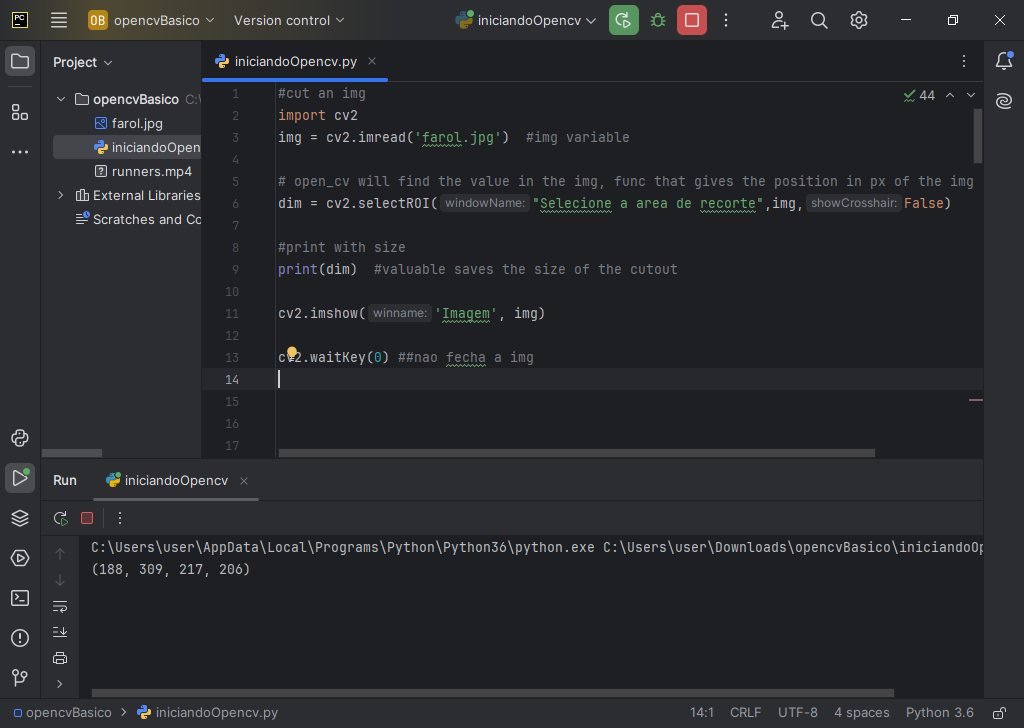
#> input picture 1_opencvBasic/1_img_open_cv/2 - recorta a imagem que deseja_opencv.png, 1024 x 728 px, given in place of piramide.jpg, which was not available
$ python iniciandoOpencv.py
#> lines starting #> are read from the running program, lines starting #| are printed output that depends on the picture; after the words box and inside, x2 and y2 are one past the last pixel; in counts of white or black regions, pixels touching at a corner belong together; pictures that were not available may be replaced by others from this repository, and a replacement may not be noted
# melhorar as imagens de numeros – transformacao morfologia
import cv2

#variaveis
img = cv2.imread('piramide.jpg') #carregar img = parametro
#> img is the input picture: shape (728, 1024, 3); mean B, G, R 43.8, 41.1, 39.7
img = cv2.resize(img,(500, 300)) #altera o tamanho da img
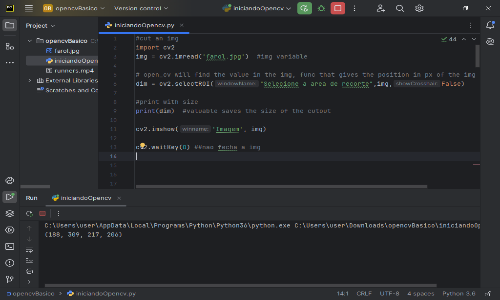
#> img: shape (300, 500, 3); mean B, G, R 43.9, 41.1, 39.7
imgCinza = cv2.cvtColor(img,cv2.COLOR_BGR2GRAY) #altera a cor da img p cinza
imgBlur = cv2.GaussianBlur(imgCinza,(7,7),0)    #aplicar a morfologia GaussianBlur = borrar a img
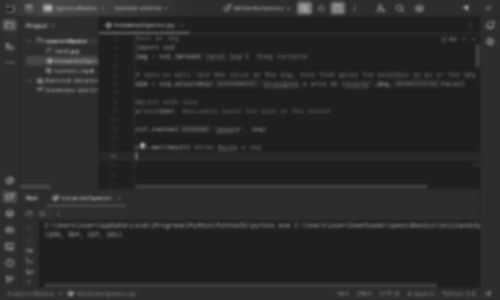
#> imgBlur: shape (300, 500); min 31, max 177, mean 41
# (imgCinza(7,7))  matriz, linhas que vao sofrer a alteracao
imgCanny = cv2.Canny(img,50,100)   #destacar os contornos dentro da imagem
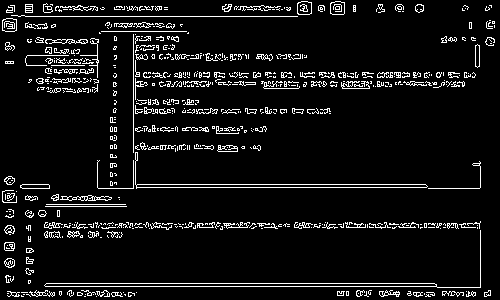
#> imgCanny: shape (300, 500); 7.2% white in thin lines or dots
imgDilat = cv2.dilate(imgCanny,(5,5),iterations=5) #dilatar a imagem de contornos (iterations=5) essa eh a dilatacao
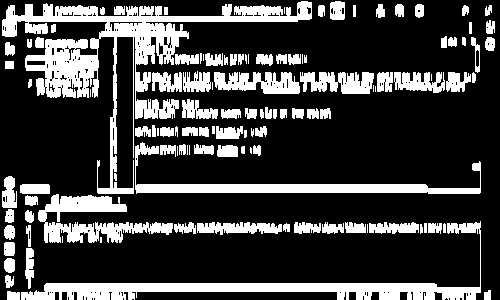
#> imgDilat: shape (300, 500); 25% white; 116 white regions (19 under 20 px), largest, box (x1, y1, x2, y2) and area: (2, 1, 312, 194) 10816, (21, 221, 481, 300) 5675, (135, 142, 481, 194) 3290
#matriz que sofrera alteracao na imagem = linhas e colunas (5,5)
imgErode = cv2.erode(imgCanny ,(5,5),iterations=2) # Erode  = ele eh ao contrario da dilatacao, ele  cria uma erosao na imagem ele desfragmenta o obj
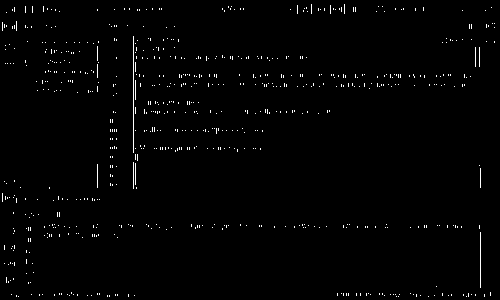
#> imgErode: shape (300, 500); 1.2% white in thin lines or dots
imgOpening = cv2.morphologyEx(imgCanny,cv2.MORPH_OPEN,(5,5)) # processo de Opening = erosao seguido da dilatação =  abertura da img = útil para tirar ruídos da img =
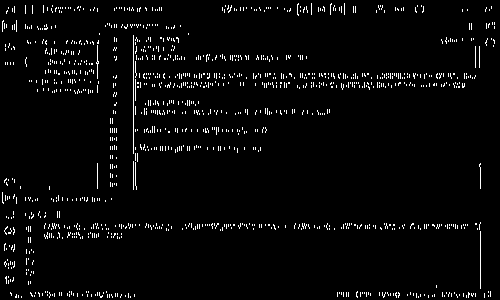
#> imgOpening: shape (300, 500); 3.2% white in thin lines or dots
# limpa e deixa a imagem limpa ela eh a img central
imgClosing = cv2.morphologyEx(imgCanny,cv2.MORPH_CLOSE,(5,5)) # processo de Closing  = MORPH_CLOSE  = ao contrario eh o processo de dilatação seguido de erosão =
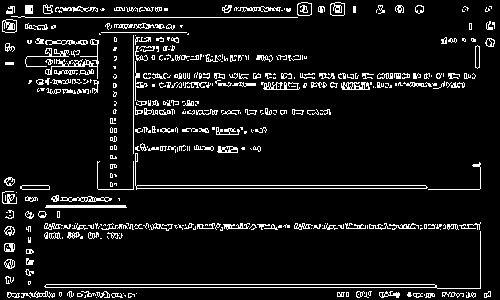
#> imgClosing: shape (300, 500); 8% white in thin lines or dots
# ele tentar limpar o objeto que esta na imagem = ele tenta fechar o objeto ele tira o ruído do objeto e não da imagem como um todo


#imshow para visualizar
#cv2.imshow('Img Original',img) #visualizar img
#cv2.imshow('Img Cinza',imgCinza)
#cv2.imshow('Img Bluer',imgBlur)
cv2.imshow('Img Canny',imgCanny)
#cv2.imshow('Img Dilat',imgDilat)
#cv2.imshow('Img Erode',imgErode)
cv2.imshow('Img Open',imgOpening)
cv2.imshow('Img Close',imgClosing)
cv2.waitKey(0)


# [145 lines of commented-out code are left out]

$ run again, on 1_opencvBasic/1_img_open_cv/3-recorta img - prompt com name and close windown.png
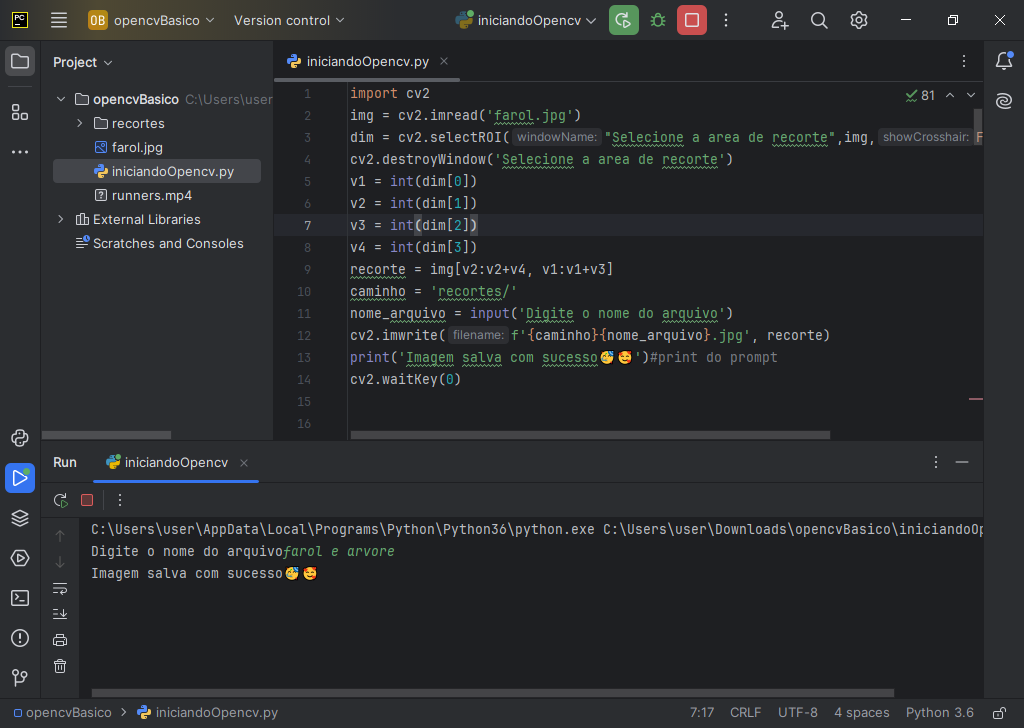
#> input picture 1_opencvBasic/1_img_open_cv/3-recorta img - prompt com name and close windown.png, 1024 x 728 px, given in place of piramide.jpg, which was not available
#> img is the input picture: shape (728, 1024, 3); mean B, G, R 45.2, 42.6, 41
#> img: shape (300, 500, 3)
#> `imgCanny = cv2.Canny(img,50,100)`:
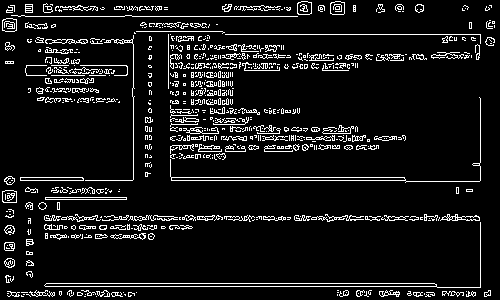
#> imgCanny: shape (300, 500); 8.6% white in thin lines or dots
#> imgDilat: shape (300, 500); 29.6% white; 73 white regions (9 under 20 px), largest, box (x1, y1, x2, y2) and area: (2, 1, 481, 199) 19077, (21, 214, 481, 300) 5904, (25, 39, 128, 108) 3706
#> imgErode: shape (300, 500); 1.4% white in thin lines or dots
#> imgOpening: shape (300, 500); 3.8% white in thin lines or dots
#> `imgClosing = cv2.morphologyEx(imgCanny,cv2.MORPH_CLOSE,(5,5))`:
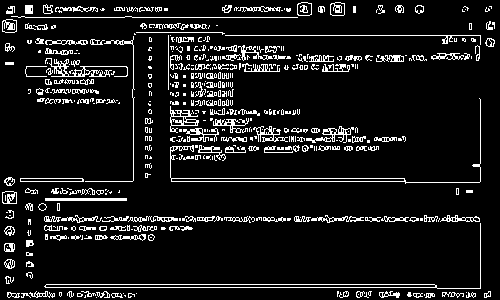
#> imgClosing: shape (300, 500); 9.6% white in thin lines or dots

$ run again, on 1_opencvBasic/1_img_open_cv/6 - Dilate - dilatar a imagem de contornos.png
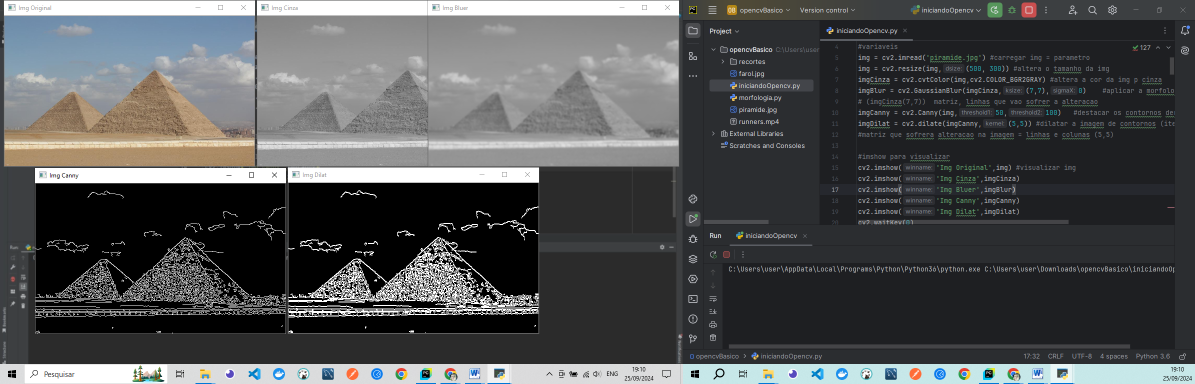
#> input picture 1_opencvBasic/1_img_open_cv/6 - Dilate - dilatar a imagem de contornos.png, 2390 x 768 px, given in place of piramide.jpg, which was not available (shown at 1/2 size)
#> img is the input picture: shape (768, 2390, 3); mean B, G, R 83.4, 82.4, 80.9
#> img: shape (300, 500, 3)
#> `imgCanny = cv2.Canny(img,50,100)`:
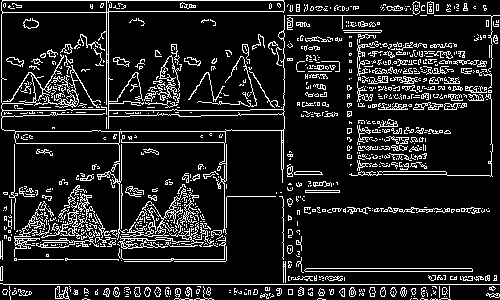
#> imgCanny: shape (300, 500); 12.9% white in thin lines or dots
#> imgDilat: shape (300, 500); 40.8% white; 74 white regions (11 under 20 px), largest, box (x1, y1, x2, y2) and area: (1, 0, 285, 267) 29822, (287, 1, 500, 182) 14786, (0, 192, 500, 300) 8164
#> imgErode: shape (300, 500); 2.7% white in thin lines or dots
#> imgOpening: shape (300, 500); 6.8% white in thin lines or dots
#> `imgClosing = cv2.morphologyEx(imgCanny,cv2.MORPH_CLOSE,(5,5))`:
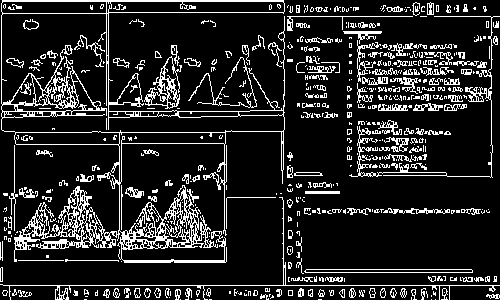
#> imgClosing: shape (300, 500); 14.8% white in thin lines or dots
